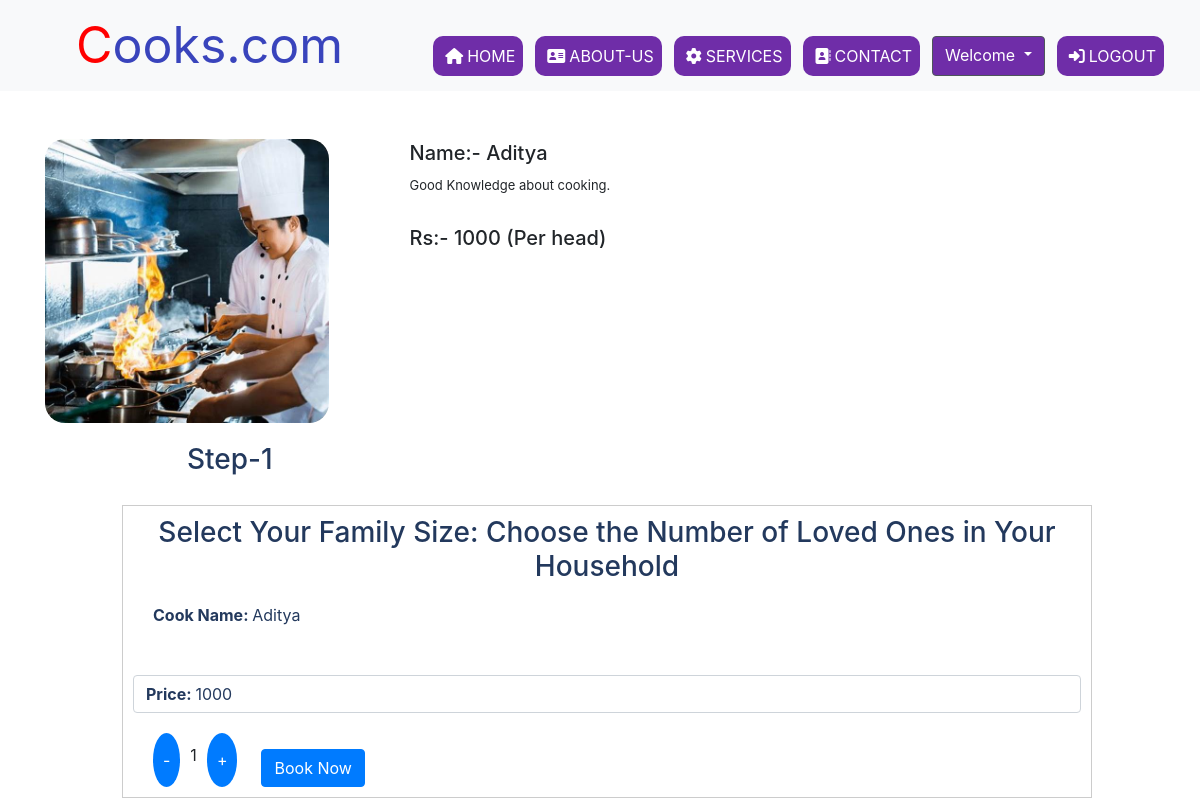
/paymentapp/quickview/3 (signed in), run on the app's committed database.
### Servicesapp/models.py (models this page shows, shortened)
class Services(models.Model):
    labour_id = models.AutoField(primary_key=True)
    Name=models.CharField(max_length=50)
    AboutCook=models.CharField(max_length=500)
    Price=models.IntegerField(default=0)
    Catagry=models.CharField(max_length=50,default='')
    CooksRegistationDate=models.DateTimeField()
    ContactNumber=models.CharField(max_length=15,default='')
    Image=models.ImageField(upload_to='shop/images')

### paymentapp/views.py (the view)
# urls.py: path('quickview/<int:labour_id>',views.quickview,name='quickview'),
def quickview(request,labour_id):
    service = get_object_or_404(Services, labour_id=labour_id)
    data={'services': service}
    return render(request, 'quickview.html', data)

### paymentapp/templates/quickview.html (shortened to what this page needs)
{% include 'header.html' %}
<!doctype html>
<html lang="en">
  <head>
    <link rel="stylesheet" href="https://cdn.jsdelivr.net/npm/bootstrap@4.0.0/dist/css/bootstrap.min.css">
  </head>
  <body>
    <div class="container">
     <div class="row">
        <div class="col-md-4">
          <img class="card-img-top mt-5" src="/media/{{services.Image}}" alt="Card image cap" style="border-radius: 20px;">
        </div>
           <div class="col-md-8" >
            <h5 style="margin-top: 50px; margin-left: 50px;">Name:-  {{services.Name}}</h5>
            <p style="margin-left: 50px; "> {{services.AboutCook}}</p>
            <h5 style="margin-top: 30px; margin-left: 50px;">Rs:-  {{services.Price}} (Per head)</h5>
           </div>
        </div>
     </div>
     <div class="row">
      <h3 style="margin-left: 190px; margin-top: 20px; color: #23395d;">Step-1</h3>
      <div class=" col-12" style="margin-left: 7rem; ">
       <div class="cart-item" style="margin-top: 20px;">
       <h3 style="text-align: center; margin-bottom: 20px; color: #23395d;">Select Your Family Size: Choose the Number of Loved Ones in Your Household </h3>
         <span class="product-name " style="color: #23395d; margin-left: 20px;"><b>Cook Name: </b>{{services.Name | capfirst}} </span>
         <span class="product-price mt-5 form-control" id="product-price" data-initial-price="{{ services.Price }}" style=" color: #23395d;"><b>Price: </b>{{ services.Price }}</span>
         <div class="quantity-controls" style="margin-left: 20px;">
             <div style="display: flex ;margin-top: 20px;">
                 <button class="decrement-button">-</button>
                 <span class="product-quantity" style="margin-top: 10px;">1</span>
                 <button class="increment-button">+</button>
                 <a href="{% url 'aboutyou' %}" class="btn btn-primary mt-3 ml-4">Book Now</a>
             </div>
         </div>
        </div>
      </div>
     </div>
  </body>
</html>

### static/About.css (style rules this page uses)
* { margin: 0; padding: 0; }
body { width: 100%; min-height: 100vh; }
html { font-size: 16px; }

### static/footer.css (style rules this page uses)
* { margin: 0; padding: 0; }
body { display: flex; flex-direction: column; }
.row { width: 85%; display: flex; margin: auto; flex-wrap:wrap; align-items: flex-start; justify-content: space-between; }
@media (max-width:1280px) { .welcome,p { font-size: 13px; padding-top: 3px; } }

### static/contact.css (style rules this page uses)
* { margin: 0; padding: 0; }

### paymentapp/static/incdec.css (style rules this page uses)
body { font-family: Arial, sans-serif; }
.cart-item { border: 1px solid #ccc; padding: 10px; margin: 10px; }
.quantity-controls { display: flex; align-items: center; }
.increment-button, .decrement-button { padding: 5px 10px; background-color: #007bff; color: white; border: none; cursor: pointer; border-radius: 50%; }
.product-quantity { margin: 0 10px; }

### data on the page
Services: Image (picture), Name "Aditya", AboutCook "Good Knowledge about cooking.", Price "1000"
